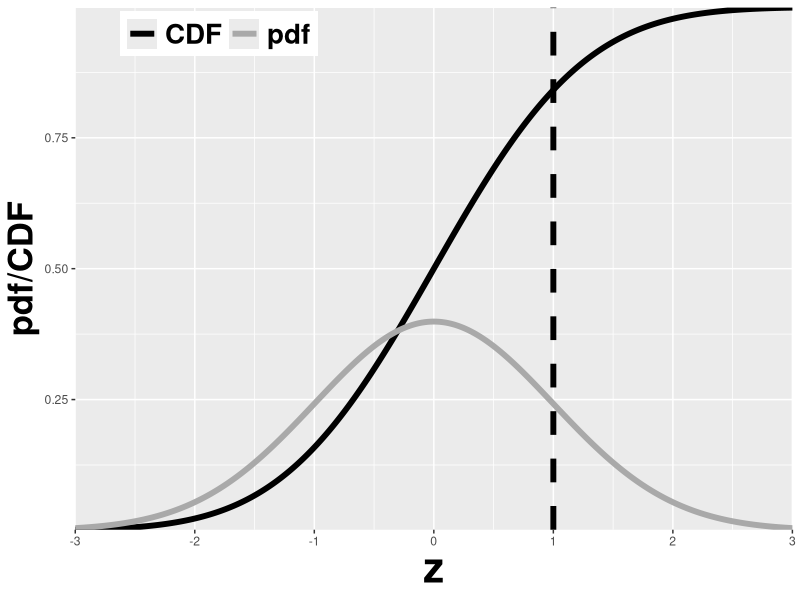

Reproduce this figure in R.
# mainUnitNormalPdfCdf.R
rm(list = ls())
library(ggplot2)
x <- seq(-3,3,0.01)
pdf <- dnorm(x)
cdf <- pnorm(x)
df <- data.frame(
  z = c(x, x), all = c(pdf, cdf), 
  group = c(rep("pdf", length(pdf)), 
            rep("CDF", length(cdf)))
)

p <- ggplot(df, aes(x = z, y = all, color = group)) + 
  geom_line(data = df, size = 2) + xlab("z") + ylab("pdf/CDF") +
  geom_vline(xintercept = 1, linetype = 2, size = 2) + 
  scale_colour_manual(values=c("black","darkgrey")) + 
  theme(legend.title = element_blank(), legend.position = c(0.2, 0.95), 
        legend.key.size = unit(1.5, "lines"), legend.text=element_text(size=20, face = "bold"), 
        legend.direction = "horizontal") + 
  theme(axis.title.y = element_text(size = 25,face="bold"),
        axis.title.x = element_text(size = 30,face="bold"))  +
  scale_x_continuous(expand = c(0, 0)) + 
  scale_y_continuous(expand = c(0, 0)) 

print(p)

# qnorm(0.025)
# qnorm(1-0.025)
# pnorm(qnorm(0.025))
# qnorm(pnorm(-1.96))